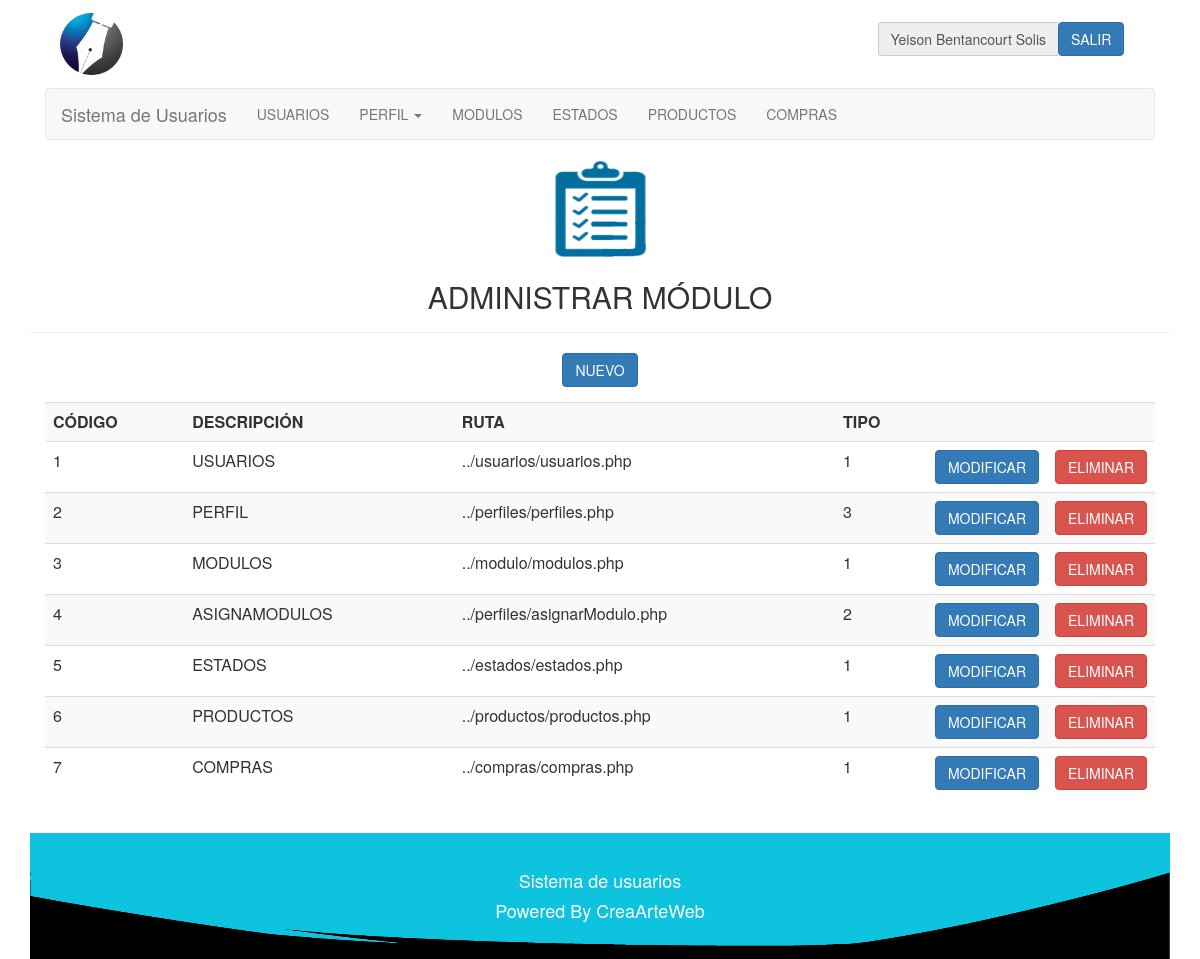
The app's page /php/modulo/modulos.php (signed in) with its own data.
### tables this page shows
CREATE TABLE IF NOT EXISTS `modulo` (
  `codigomodulo` int(10) NOT NULL,
  `descripcion` varchar(40) NOT NULL,
  `ruta` varchar(40) NOT NULL,
  `tipo` int(2) NOT NULL COMMENT '1-normal, 2-submenu, 3-principal submenu',
  PRIMARY KEY (`codigomodulo`)
);

### php/lib/session.php (called while the page is built, shortened)
<?php
	include("../class/Usuario.php");
	include("../class/Modulo.php");
	if (!isset($_SESSION["iniciada"]))
	{
		header( "location:../lib/logout.php" );
	}
	else
	{
		$miUsuario = unserialize( $_SESSION['miUsuario'] );
	}
?>

### php/class/Usuario.php (called while the page is built, shortened)
<?php
	class Usuario
	{
		private $perfil;
		function getPerfil()
		{
			return $this->perfil;
		}
	}
?>

### php/class/Modulo.php (called while the page is built, shortened)
<?php
	class Modulo
	{
		var $conexion;
		function setConexion ( $conexion )
		{
			$this -> conexion = $conexion;
		}
		function consultarUnModulo( $id )
		{
			$query = "SELECT *
					FROM modulo
					WHERE codigomodulo=$id";
			$this -> conexion -> conectar();
			$this -> conexion -> consultarRegistro( $query );
			$matrix = $this -> conexion->getMatrix();
			return $matrix;
		}
		function consultarModulos( )
		{
			$query = "SELECT * FROM modulo ORDER BY codigomodulo";
			$this -> conexion -> conectar();
			$this -> conexion -> consultarRegistro( $query );
			$matrix = $this -> conexion->getMatrix();
			return $matrix;
		}
		function consultarModulosPerfil( $perfil )
		{
			$query = "SELECT * FROM perfilmodulo WHERE codigoperfil = '$perfil' ORDER BY codigomodulo";
			$this -> conexion -> conectar();
			$this -> conexion -> consultarRegistro( $query );
			$matrix = $this -> conexion->getMatrix();
			return $matrix;
		}
		function consultarSubmodulosRecursos( )
		{
			$query = "SELECT * FROM modulo WHERE tipo = 2 ORDER BY codigomodulo";
			$this -> conexion -> conectar();
			$this -> conexion -> consultarRegistro( $query );
			$matrix = $this -> conexion->getMatrix();
			return $matrix;
		}
	}
?>

### php/lib/conexion.php (called while the page is built, shortened)
<?php
	class Conexion
	{
		private $servidor;
		private $usuario;
		private $enlace;
		private $consulta;
		function Conexion( $servidor, $bd, $usuario, $pass )
		{
			$this->servidor = $servidor;
			$this->bd = $bd;
			$this->usuario = $usuario;
		}
		function conectar()
		{
			$this->enlace = mysql_connect( $this->servidor, $this->usuario);
		}
		function consultarRegistro( $query )
		{
			$this->consulta = mysql_query( $query, $this->enlace );
		}
		function getMatrix()
		{
			$matrix = array();
			while( $row = mysql_fetch_array( $this->consulta ) )
			{
				$matrix[] = $row;
			}
			return $matrix;
		}
	}
?>

### php/modulo/modulos.php (the view, shortened to what this page needs)
<?php
	include("../lib/session.php");
?>
<html>
	<head>
		<link href = "../../css/estilo.css" rel="stylesheet" type="text/css" />
		<link href="../../css/bootstrap.min.css" rel="stylesheet" type="text/css">
	</head>
	<body>
		<div class="container">
			<div class="col-lg-12 col-md-12 col-sm-12 col-xs-12" id='cabecera'>
				<?php
					include('../lib/barraUsuario.php');
				?>
			</div>
			<div class="col-lg-12 col-md-12 col-sm-12 col-xs-12" id='menu'>
				<?php
					include('../lib/menu.php');
				?>
			</div>
			<div class="page-header" align = "center">
				<image src='../../img/modulo.png' class='img-responsive'>
				<h2>ADMINISTRAR MÓDULO</h2>
			</div>
			<div align="center" class="class="col-lg-12 col-md-12 col-sm-12 col-xs-12"">
				<button type="button" class="btn btn-primary" data-toggle="modal" data-target="#myModal">
					NUEVO
				</button>
			</div>
			<div class="panel-body">
				<div class="table-responsive">
					<table align = "center" cellpadding = "10px" class = "table table-striped table-hover">
						<tr align = "center">
							<th>CÓDIGO</th>
							<th>DESCRIPCIÓN</th>
							<th>RUTA</th>
							<th>TIPO</th>
							<th style="width:20px;"> </th>
							<th style="width:20px;"> </th>
						</tr>
						<?php
							$miModulo = new Modulo( "", "" ,"", "");
							$miModulo->setConexion( $conexion );
							$perfiles = $miModulo -> consultarModulos();
							if( $perfiles )
							foreach( $perfiles as $modulo )
							{
								echo
								"<tr>
									<td>$modulo[0]</td>
									<td>$modulo[1]</td>
									<td>$modulo[2]</td>
									<td>$modulo[3]</td>
									<td><a href='modificarModulo.php?modulo=$modulo[0]'><button type='button' class='btn btn-primary'>MODIFICAR</button></a></td>
									<td><button type='button' class='btn btn-danger' data-toggle='modal' data-target='#modalModulo$modulo[0]'>ELIMINAR</button></td>
								</tr>";
							}
						?>
					</table>
				</div>
			</div>
			<div id="footer" class="col-lg-12 col-md-12 col-sm-12 col-xs-12">
				<?php
					include('../lib/footer.php');
				?>
			</div>
		</div>
	<body>
</html>

### php/lib/menu.php (shortened to what this page needs)
<nav class="navbar navbar-default">
	<div class="container-fluid">
		<div class="navbar-header">
		  	<a class="navbar-brand" href="../lib/home.php">
			  	Sistema de Usuarios
		  	</a>
		</div>
		<div class="collapse navbar-collapse" id="bs-example-navbar-collapse-1">
			<ul class="nav navbar-nav">
				<?php
					$miModulo = new Modulo( "", "", "", "" );
					$miModulo -> setConexion( $conexion );
					$modulosPerfil = $miModulo -> consultarModulosPerfil( $miUsuario->getPerfil() );
					if( $modulosPerfil )
					foreach( $modulosPerfil as $moduloP )
					{
						$modulo = $miModulo->consultarUnModulo( $moduloP[2] );
						if( $modulo )
						foreach( $modulo as $modulo2 )
						{
							if( $modulo2['3'] == 1  )
							{
								echo "<li class='divider-vertical'><a href='".$modulo2['2']."'>".$modulo2['1']."</a></li>";
							}
							if( $modulo2['3'] == 3  )
							{
								echo
									"<li class='dropdown' id='menu1'>
										<a class='dropdown-toggle' data-toggle='dropdown' href='#menu1'>".$modulo2['1']."
											<b class='caret'></b>
										</a>
									<ul class='dropdown-menu'>
										<li><a href='".$modulo2['2']."'>".$modulo2['1']."</a></li>";
										$submodulosRecurso = $miModulo->consultarSubmodulosRecursos();
										echo"
									</ul>
								</li>";
							}
						}
					}
				?>
		  	</ul>
		</div>
	</div>
</nav>

### css/estilo.css (style rules this page uses)
#footer { background-color: #0EC3DE; background-repeat: no-repeat; background-position: center; padding: 2em 0 2em 0; text-align: center; background-image: url('../img/footer.png'); background-size: 100% 100%; color: #FFF; }

### records on screen
modulo: descripcion "USUARIOS", codigomodulo "1", ruta "../usuarios/usuarios.php", tipo "1"
modulo: descripcion "PERFIL", codigomodulo "2", ruta "../perfiles/perfiles.php", tipo "3"
modulo: descripcion "MODULOS", codigomodulo "3", ruta "../modulo/modulos.php", tipo "1"
modulo: descripcion "ESTADOS", codigomodulo "5", ruta "../estados/estados.php", tipo "1"
modulo: descripcion "PRODUCTOS", codigomodulo "6", ruta "../productos/productos.php", tipo "1"
modulo: descripcion "COMPRAS", codigomodulo "7", ruta "../compras/compras.php", tipo "1"
modulo: codigomodulo "4", descripcion "ASIGNAMODULOS", ruta "../perfiles/asignarModulo.php", tipo "2"

### other values on screen
$miUsuario -> getNombre() "Yeison"
$miUsuario -> getApellido() "Bentancourt Solis"
